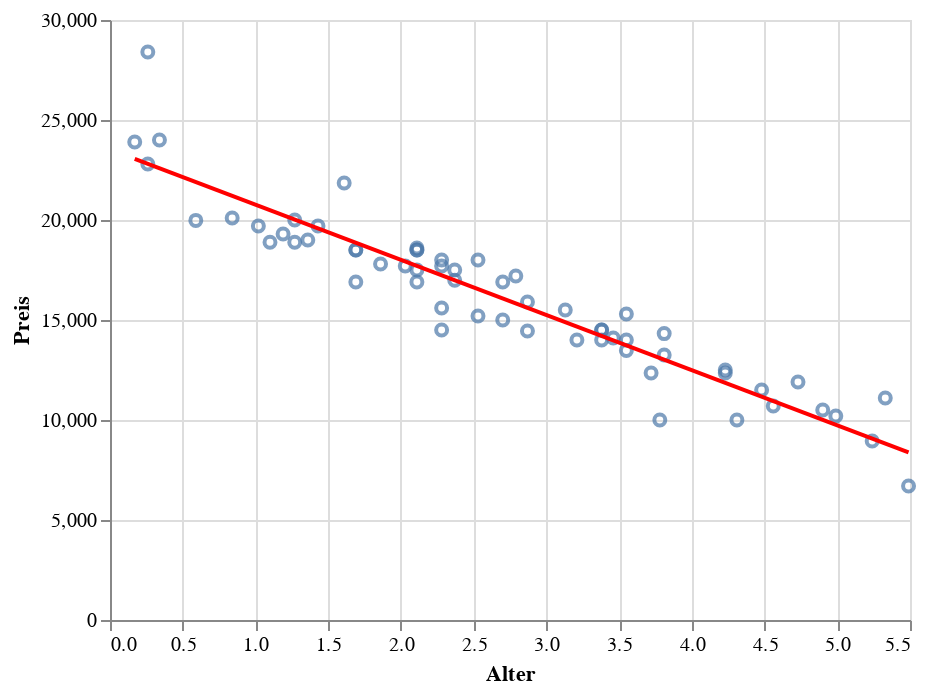

Notebook code for this chart:
### Code cell
chart + chart.transform_regression('Alter', 'Preis',method="linear"
).mark_line(color="red")

### Figure 1 — Vega-Lite specification as saved in the notebook (floating-point values rounded to 4 significant figures)
{"config": {"view": {"continuousWidth": 400, "continuousHeight": 300}}, "layer": [{"mark": "point", "encoding": {"x": {"type": "quantitative", "field": "Alter"}, "y": {"type": "quantitative", "field": "Preis"}}}, {"mark": {"type": "line", "color": "red"}, "encoding": {"x": {"type": "quantitative", "field": "Alter"}, "y": {"type": "quantitative", "field": "Preis"}}, "transform": [{"on": "Alter", "regression": "Preis", "method": "linear"}]}], "data": {"name": "data-39f9811772bb6e80e6bed2a18e547576"}, "$schema": "https://vega.github.io/schema/vega-lite/v4.0.2.json", "datasets": {"data-39f9811772bb6e80e6bed2a18e547576": [{"obs": 1, "Preis": 16990, "Alter": 2.37, "KM": 46200}, {"obs": 2, "Preis": 14000, "Alter": 3.38, "KM": 92600}, {"obs": 3, "Preis": 18000, "Alter": 2.28, "KM": 35000}, {"obs": 4, "Preis": 14500, "Alter": 3.38, "KM": 73000}, {"obs": 5, "Preis": 14100, "Alter": 3.46, "KM": 84400}, {"obs": 6, "Preis": 13480, "Alter": 3.55, "KM": 137500}, {"obs": 7, "Preis": 18000, "Alter": 2.53, "KM": 23000}, {"obs": 8, "Preis": 12350, "Alter": 4.23, "KM": 73000}, {"obs": 9, "Preis": 23900, "Alter": 0.17, "KM": 1800}, {"obs": 10, "Preis": 15900, "Alter": 2.87, "KM": 40500}, {"obs": 11, "Preis": 11100, "Alter": 5.33, "KM": 120300}, {"obs": 12, "Preis": 17800, "Alter": 1.86, "KM": 35000}, {"obs": 13, "Preis": 11900, "Alter": 4.73, "KM": 73900}, {"obs": 14, "Preis": 17700, "Alter": 2.28, "KM": 25100}, {"obs": 15, "Preis": 14320, "Alter": 3.81, "KM": 67210}, {"obs": 16, "Preis": 15000, "Alter": 2.7, "KM": 51500}, {"obs": 17, "Preis": 17500, "Alter": 2.37, "KM": 35900}, {"obs": 18, "Preis": 10700, "Alter": 4.56, "KM": 144000}, {"obs": 19, "Preis": 16900, "Alter": 2.7, "KM": 22000}, {"obs": 20, "Preis": 24000, "Alter": 0.34, "KM": 5500}, {"obs": 21, "Preis": 16900, "Alter": 1.69, "KM": 31000}, {"obs": 22, "Preis": 17200, "Alter": 2.79, "KM": 27570}, {"obs": 23, "Preis": 28400, "Alter": 0.26, "KM": 1500}, {"obs": 24, "Preis": 15600, "Alter": 2.28, "KM": 21700}, {"obs": 25, "Preis": 15200, "Alter": 2.53, "KM": 27000}, {"obs": 26, "Preis": 10000, "Alter": 4.31, "KM": 100500}, {"obs": 27, "Preis": 8950, "Alter": 5.24, "KM": 132000}, {"obs": 28, "Preis": 14000, "Alter": 3.55, "KM": 97700}, {"obs": 29, "Preis": 18500, "Alter": 1.69, "KM": 28660}, {"obs": 30, "Preis": 21850, "Alter": 1.61, "KM": 25900}, {"obs": 31, "Preis": 13250, "Alter": 3.81, "KM": 58000}, {"obs": 32, "Preis": 15300, "Alter": 3.55, "KM": 73000}, {"obs": 33, "Preis": 20100, "Alter": 0.84, "KM": 18000}, {"obs": 34, "Preis": 18890, "Alter": 1.1, "KM": 13181}, {"obs": 35, "Preis": 19000, "Alter": 1.36, "KM": 19000}, {"obs": 36, "Preis": 18600, "Alter": 2.11, "KM": 27000}, {"obs": 37, "Preis": 10200, "Alter": 4.99, "KM": 90000}, {"obs": 38, "Preis": 17700, "Alter": 2.03, "KM": 33000}, {"obs": 39, "Preis": 18890, "Alter": 1.27, "KM": 22500}, {"obs": 40, "Preis": 14500, "Alter": 3.38, "KM": 49000}, {"obs": 41, "Preis": 18500, "Alter": 2.11, "KM": 25880}, {"obs": 42, "Preis": 19700, "Alter": 1.43, "KM": 14100}, {"obs": 43, "Preis": 6700, "Alter": 5.49, "KM": 142000}, {"obs": 44, "Preis": 19700, "Alter": 1.02, "KM": 12600}, {"obs": 45, "Preis": 15500, "Alter": 3.13, "KM": 39000}, {"obs": 46, "Preis": 14500, "Alter": 2.28, "KM": 83300}, {"obs": 47, "Preis": 12500, "Alter": 4.23, "KM": 59200}, {"obs": 48, "Preis": 11500, "Alter": 4.48, "KM": 118000}, {"obs": 49, "Preis": 17500, "Alter": 2.11, "KM": 29800}, {"obs": 50, "Preis": 18500, "Alter": 2.11, "KM": 19230}, {"obs": 51, "Preis": 10500, "Alter": 4.9, "KM": 107000}, {"obs": 52, "Preis": 19300, "Alter": 1.19, "KM": 5000}, {"obs": 53, "Preis": 22800, "Alter": 0.26, "KM": 5000}, {"obs": 54, "Preis": 10000, "Alter": 3.78, "KM": 188000}, {"obs": 55, "Preis": 12350, "Alter": 3.72, "KM": 75000}, {"obs": 56, "Preis": 14450, "Alter": 2.87, "KM": 90000}, {"obs": 57, "Preis": 16900, "Alter": 2.11, "KM": 55000}, {"obs": 58, "Preis": 19980, "Alter": 0.59, "KM": 1500}, {"obs": 59, "Preis": 20000, "Alter": 1.27, "KM": 16500}, {"obs": 60, "Preis": 18500, "Alter": 1.69, "KM": 29300}, {"obs": 61, "Preis": 14000, "Alter": 3.21, "KM": 56400}]}}
